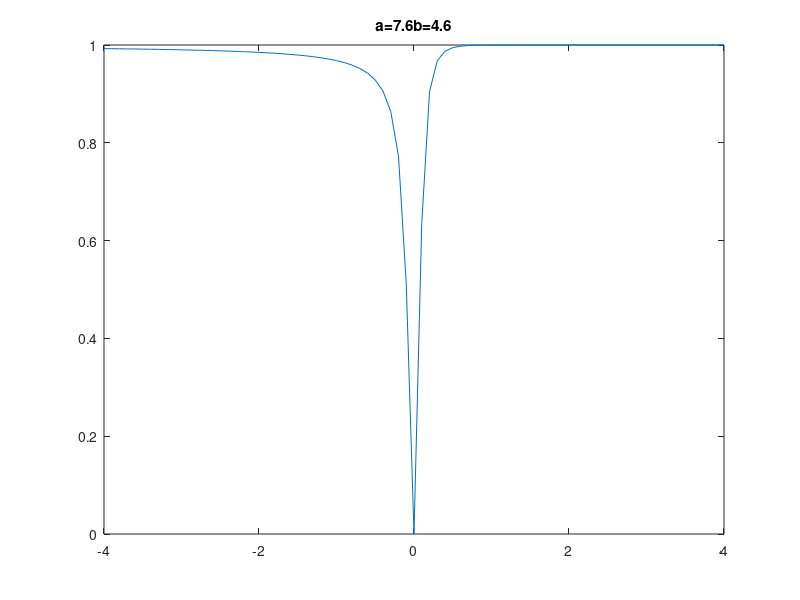

Source code (MATLAB):
%clear
x = -4:0.1:4;
lam1 = 1;
a1 = 5;
b1 = 0.005;
y1 = 1./lam1*(1 - 1./(1 + b1*(exp(a1*x) - a1*x -1)))

plot(x,y1)
pause(5)

for a1 = 0.1:0.5:8
   pause(1)
   x = -4:0.1:4;
   lam1 = 01;
   for b1 = 0.1:0.5:5
   pause(1)
   y1 = 1./lam1*(1 - 1./(1 + b1*(exp(a1*x) - a1*x -1)))
   plot(x,y1)
   title(['a=' num2str(a1) 'b=' num2str(b1)])
   end
    
end
    